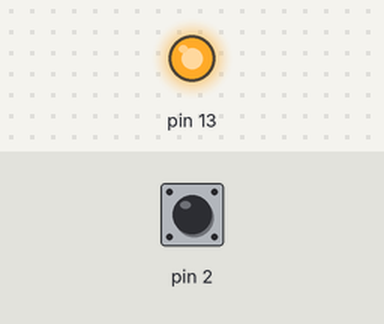
A sketch run on a simulated Arduino Uno, built with avr-gcc and run on an emulated ATmega328P. Parts: output pins drawn as LEDs (lit = HIGH). The test bench sets the inputs (shaded band); at power-on: pin 2 HIGH.

Above: at 1.2 s.
1.3 s: pin 2 pulled LOW for 0.15 s
At 1.4 s:
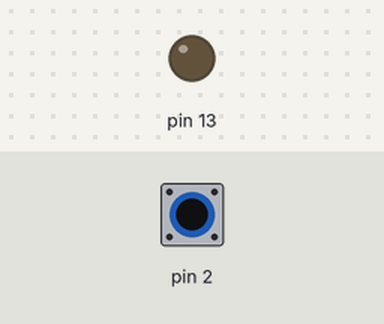
3.0 s: pin 2 pulled LOW for 3.2 s
At 7.6 s:
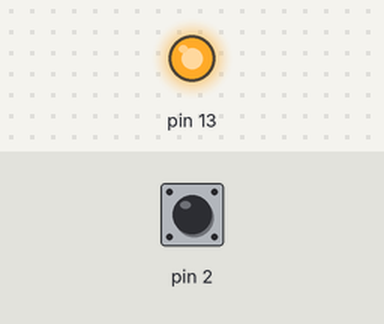
Timing chart, 0 to 9.1 s (numbered marks = the images above; inputs shaded):
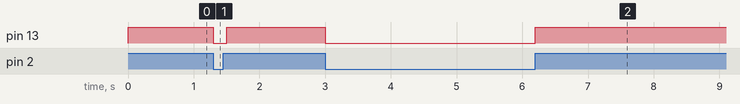

The sketch:

SWTest.ino
```cpp
void setup() {
  pinMode(2, INPUT);
  digitalWrite(2, HIGH);
  pinMode(4, INPUT);
  digitalWrite(4, HIGH);
  pinMode(5, INPUT);
  digitalWrite(5, HIGH);
  pinMode(13, OUTPUT);
  digitalWrite(13, LOW);
}

void loop() {
  int p2;
  p2 = digitalRead(2);
  digitalWrite(13, p2);
  delay(100);
}
```

Measured:
- after the input at 1.3 s, pin 13: HIGH → LOW at once, → HIGH 0.20 s later
- after the input at 3.0 s, pin 13: HIGH → LOW at once, → HIGH 3.2 s later
